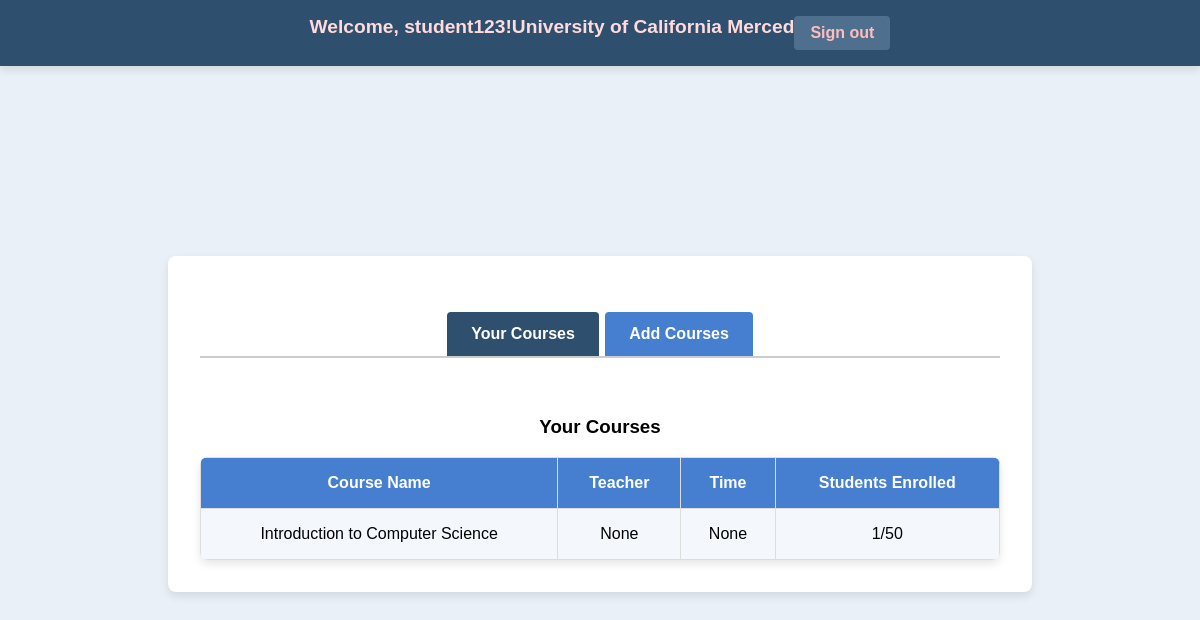
Page /student/courses (signed in) on the earlier database version.
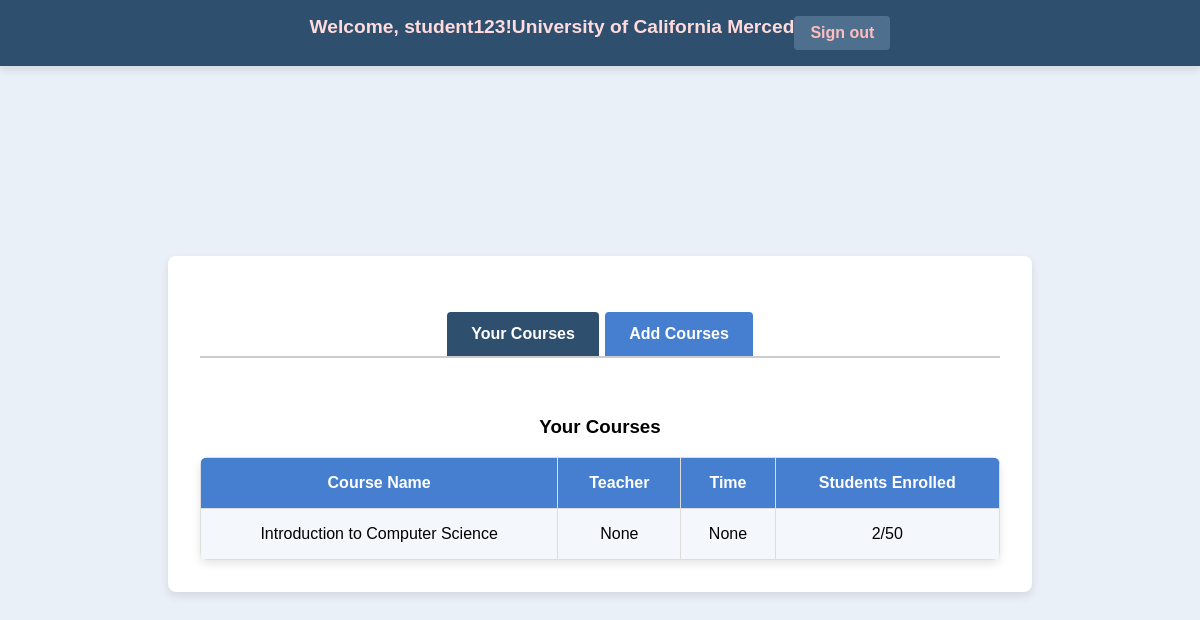
Same page on the later database version.
### app.py (models this page shows, shortened)
class User(UserMixin, db.Model):
    id = db.Column(db.Integer, primary_key=True)
    username = db.Column(db.String(150), unique=True, nullable=False)
    password = db.Column(db.String(150), nullable=False)
    role = db.Column(db.String(50))

class Course(db.Model):
    id = db.Column(db.Integer, primary_key=True)
    course_code = db.Column(db.String(10), unique=True, nullable=False)
    course_name = db.Column(db.String(100), nullable=False)
    capacity = db.Column(db.Integer, nullable=False)
    teacher = db.Column(db.String(100), nullable=True)
    time = db.Column(db.String(50), nullable=True)
    enrolled_count = db.Column(db.Integer, default=0)

### app.py (the view)
@app.route('/student/courses')
@login_required
def student_courses():
    if current_user.role != 'student':
        flash("Access denied: Only students can view this page.", "danger")
        return redirect(url_for('login'))  # Redirect to login if not a student
    courses = Course.query.all()
    enrolled_course_ids = [enrollment.course_id for enrollment in Enrollment.query.filter_by(user_id=current_user.id).all()]
    return render_template('student_courses.html', courses=courses, enrolled_course_ids=enrolled_course_ids)

### app.py (called while the page is built)
@login_manager.user_loader
def load_user(user_id):
    return User.query.get(int(user_id))

### templates/student_courses.html (shortened to what this page needs)
<!DOCTYPE html>
<html lang="en">
<head>
    <link rel="stylesheet" href="{{ url_for('static', filename='styles.css') }}">
</head>
<body>
    <div class="header">
        <h1>Welcome, {{ current_user.username }}!</h1>
        <h2>University of California Merced</h2>
        {% if current_user.role == 'student' %}
            <a href="{{ url_for('student_logout') }}" class="sign-out">Sign out</a>
        {% elif current_user.role == 'teacher' %}
            <a href="{{ url_for('teacher_logout') }}" class="sign-out">Sign out</a>
        {% endif %}
    </div>
    <div class="container">
        <div class="tabs">
            <a href="#your-courses" class="tab-button active">Your Courses</a>
            <a href="#add-courses" class="tab-button">Add Courses</a>
        </div>
        <div id="your-courses" class="tab-content active">
            <h3>Your Courses</h3>
            <table>
                <tr>
                    <th>Course Name</th>
                    <th>Teacher</th>
                    <th>Time</th>
                    <th>Students Enrolled</th>
                </tr>
                {% for course in courses %}
                    {% if course.id in enrolled_course_ids %}
                        <tr>
                            <td>{{ course.course_name }}</td>
                            <td>{{ course.teacher }}</td>
                            <td>{{ course.time }}</td>
                            <td>{{ course.enrolled_count }}/{{ course.capacity }}</td>
                        </tr>
                    {% endif %}
                {% endfor %}
            </table>
        </div>
    </div>
</body>
</html>

### static/styles.css (style rules this page uses)
body { font-family: Arial, sans-serif; background-color: #e9f0f7; margin: 0; display: flex; justify-content: center; align-items: center; min-height: 100vh; }
.container { max-width: 800px; width: 100%; background-color: #ffffff; padding: 2rem; border-radius: 8px; box-shadow: 0px 4px 10px rgba(0, 0, 0, 0.1); text-align: center; margin: 5rem auto 2rem; }
.header { width: 100%; background-color: #2f4f6f; color: #fff; padding: 1rem 0; display: flex; justify-content: center; box-shadow: 0px 4px 8px rgba(0, 0, 0, 0.1); position: fixed; top: 0; left: 0; z-index: 10; }
.header h1, .header h2 { font-size: 1.2rem; margin: 0; color: #ffdbdb; }
.sign-out { color: #ffbdbd; text-decoration: none; font-weight: bold; padding: 0.5rem 1rem; border-radius: 4px; background-color: #4f6f8f; }
.tabs { display: flex; justify-content: center; margin: 1.5rem 0; border-bottom: 2px solid #ccc; }
.tab-button { padding: 0.8rem 1.5rem; background-color: #467fcf; color: #fff; border: none; border-radius: 4px 4px 0 0; cursor: pointer; font-weight: bold; margin: 0 0.2rem; transition: background-color 0.3s ease; text-decoration: none; }
.tab-button.active { background-color: #2f4f6f; }
table { width: 100%; border-collapse: collapse; margin-top: 1rem; text-align: center; border-radius: 8px; overflow: hidden; box-shadow: 0px 4px 8px rgba(0, 0, 0, 0.1); }
th, td { border: 1px solid #ddd; padding: 1rem; }
th { background-color: #467fcf; color: #fff; font-weight: bold; }
tr:nth-child(even) { background-color: #f4f8fc; }
.tab-content { display: none; }
.tab-content.active { display: block; padding-top: 1rem; }

Differences in the rows shown:
changed Course "Introduction to Computer Science": enrolled_count "1" → "2"
